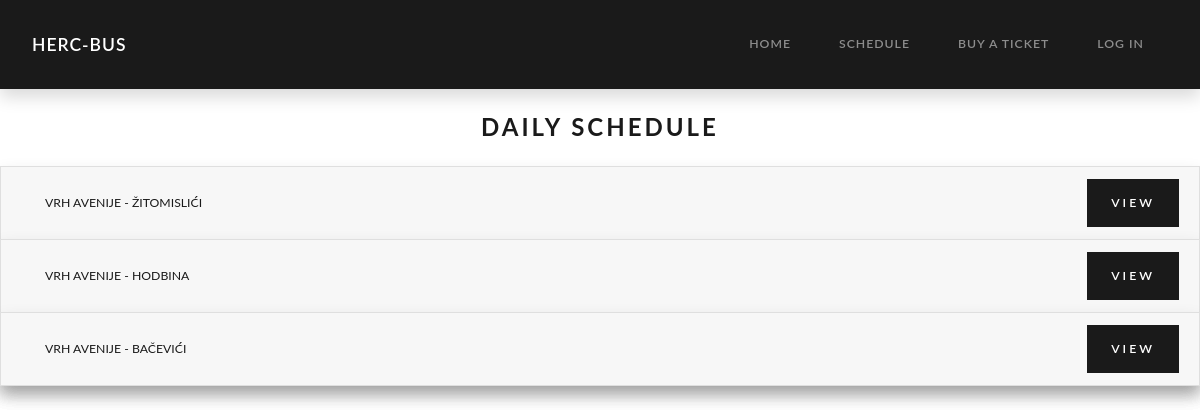
The page /index.php?controller=Schedule&method=index on the database its author committed.
### tables this page shows
CREATE TABLE `autobus_line` (
  `ID` int(11) NOT NULL,
  `start` varchar(50) NOT NULL,
  `stop` varchar(50) NOT NULL
);

### index.php (called while the page is built, shortened)
<?php require_once ("config/init.php");
$method = isset($_GET["method"]) ? $_GET["method"] : "index";
$object = new $controller();
$object->$method();

### controller/Database.php (called while the page is built, shortened)
<?php
    class Database {
        private $_connection;
        private function __construct (){
            $this->_connection = new PDO("mysql:host=". DB_HOST. ";dbname=". DB_DATABASE, DB_USER, DB_PASS);
            $this->_connection->setAttribute(
                PDO::ATTR_ERRMODE,
                PDO::ERRMODE_EXCEPTION
            );
        }
        public function getConnection(){
            return $this->_connection;
        }
    }
?>

### model/AutobusLine.php (called while the page is built, shortened)
<?php
    class AutobusLine{
        private $_id;
        private $_start;
        private $_stop;
        public function __construct($start, $stop){
            $this->_start = $start;
            $this->_stop = $stop;
        }
        public function getId(){
            return $this->_id;
        }
        public function getStart(){
            return $this->_start;
        }
        public function getStop(){
            return $this->_stop;
        }
        public function setId($id){
            $this->_id = $id;
        }
    }
?>

### view/schedule.php (the view, shortened to what this page needs)
<nav class="navbar navbar-expand-lg navbar-dark bg-primary shadow">
  <a class="navbar-brand ml-3" href="index.php?controller=Frontpage&method=index">Herc-Bus</a>
  <div class="collapse navbar-collapse" id="navbarColor01">
    <ul class="navbar-nav ml-auto">
      <li class="nav-item">
        <a class="nav-link" href="index.php?controller=Frontpage&method=index">Home</a>
      </li>
      <li class="nav-item">
        <a class="nav-link" href="index.php?controller=Schedule&method=index">Schedule</a>
      </li>
      <li class="nav-item">
        <a class="nav-link" href="index.php?controller=BuyTicket&method?index">Buy a Ticket</a>
      </li>
      <?php if(isset($_SESSION["id"])){ ?>
      <li class="nav-item dropdown">
        <a class="nav-link dropdown-toggle" href="#" id="navbarDropdownMenuLink" role="button" data-toggle="dropdown" aria-haspopup="true" aria-expanded="false"> <?php print($accountName); ?> </a>
        <div class="dropdown-menu" aria-labelledby="navbarDropdownMenuLink">
          <a class="dropdown-item" href="#">Profile</a>
          <a class="dropdown-item" href="#">Settings</a>
          <a class="dropdown-item" href="index.php?controller=Schedule&method=logout">Log out</a>
        </div>
      </li>
      <?php } else { ?>
      <li class="nav-item">
        <a class="nav-link" href="index.php?controller=Login&method=index">Log in</a>
      </li>
      <?php }; ?>
    </ul>
  </div>
</nav>
<h3 class="text-center mt-4 mb-4" data-aos="fade-down">Daily Schedule</h3>
<?php foreach ($autobusLine as $al){ ?>
<div class="accordion shadow" id="accordion" data-aos="fade-up">
  <div class="card">
    <div class="card-header" id="headingeOne">
      <h5 class="mb-0">
        <button class="btn btn-link" type="button" data-toggle="collapse" data-target="#collapse<?php print($al->getId()); ?>" aria-expanded="true" aria-controls="collapseOne">
          <?php print($al->getStart(). " - ". $al->getStop());?>
        </button>
        <?php if(isset($admin) && ($admin == true)){ ?>
          <a href="index.php?controller=SingleLineSchedule&method=index&autobusLineId=<?php print($al->getId()); ?>" class="btn btn-primary float-right">Edit</a>
          <a href="index.php?controller=SingleLineSchedule&method=index&autobusLine=<?php print($al->getId()); ?>" class="btn btn-primary mr-2 float-right">View</a>
        <?php } else { ?>
          <a href="index.php?controller=SingleLineSchedule&method=index&autobusLine=<?php print($al->getId()); ?>" class="btn btn-primary float-right">View</a>
        <?php } ?>
      </h5>
    </div>
  </div>
  <?php } ?>

### asts/css/frontpage_style.css (style rules this page uses)
body { font-family: 'Lato', 'Helvetica Neue', Helvetica, Arial, sans-serif; }
h1, h2, h3, h4, h5, h6 { font-family: 'Lato', 'Helvetica Neue', Helvetica, Arial, sans-serif; font-weight: 700; }

### rows shown on the page
autobus_line: start "VRH AVENIJE", stop "ŽITOMISLIĆI"
autobus_line: start "VRH AVENIJE", stop "HODBINA"
autobus_line: start "VRH AVENIJE", stop "BAČEVIĆI"
